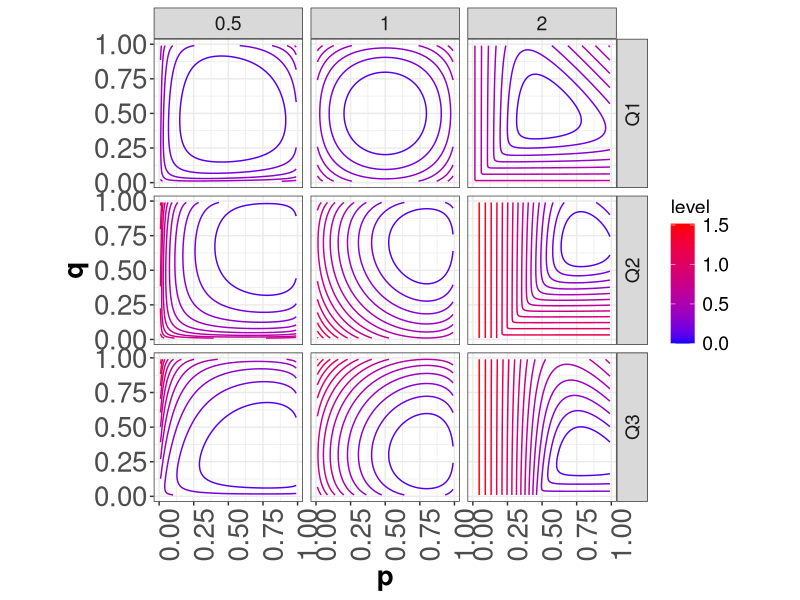
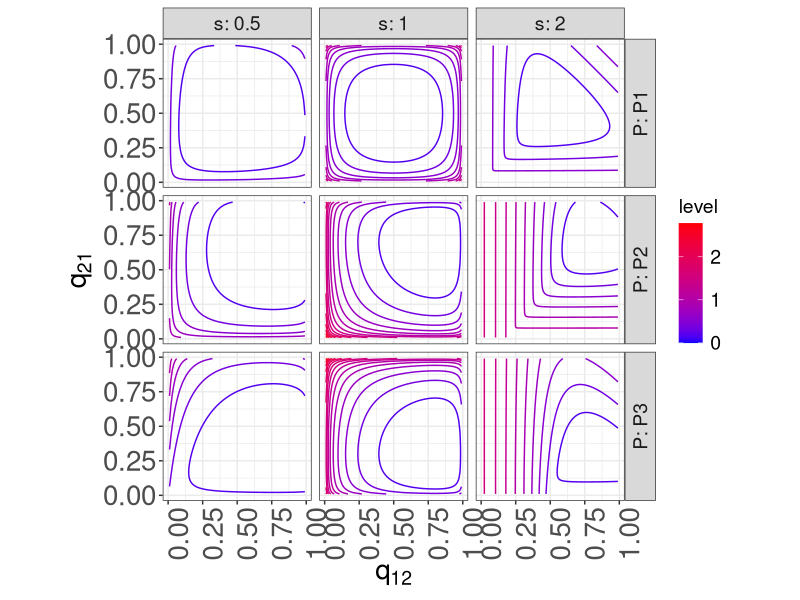

Source code (R) for these figures, in order:
#### Header ####

##Desc: Instructions for building the Rényi divergence rates database and plotting two-state Markov chains divergence rates.
##Date: 2019/12/16
##Author: Philippe Regnault (philippe.regnault(at)univ-reims.fr)

####Preamble####

#Defining transition matrices to be considered for the second transition matrix
 Q1 <- matrix(0.5, nrow = 2, ncol =2) #Uniform matrix
 Q2 <- matrix(c(0.2, 0.8, 0.7, 0.3), nrow = 2, byrow = TRUE)
 Q3 <- matrix(c(0.2, 0.8, 0.3, 0.7), nrow = 2, byrow = TRUE)

#KL divergence
kldiv <- function(p, q){
  return(sum(p*log(p/q)))
}

#stationary distribution
sta_dist <- function(p, q){
  res <- eigen(matrix(c(1-p, p, q, 1-q), nrow = 2, byrow = TRUE))$vectors[,1]
  res <- res/sum(res)
  return(res[1])
}


 
#Mixture matrix function
mixture_matrix <- function(P, Q, s){
 return(P^s*Q^(1-s))
}
 
 
 
####Creating Rényi divergence database####

#Discretizing the (0,1]*(0,1] square (non-diagonal coefficients of the transition matrix of first MC)
p <- round(seq(0.01, 0.99, by = 0.01),2)
q <- round(seq(0.01, 0.99, by = 0.01),2)
#A set of values for s
#s <- c(round(seq(0.1, 2, by = 0.1),1), 3:10, 20, 100)
s <- c(0.5, 1, 2)
#A set of values for the transition matric of thr second MC
#3 possiblities
Q <- c('Q1', 'Q2', 'Q3')
#Create a database with all possible 4-tuples of p, q, s and Q
expand.grid(p = p, q = q, s = s, Q = Q, stringsAsFactors = FALSE) -> renyi_div_database
#Processing computation of divergence rates
library('dplyr')
renyi_div_database %>%
  rowwise() %>%
  mutate(lambda = max(Re(eigen(mixture_matrix(matrix(c(1-p, p, q, 1-q), nrow = 2, byrow = TRUE), get(Q), s))$values)),
         sta_dist = sta_dist(p,q),
         div_rate = case_when(s != 1 ~log(lambda)/(s-1), 
                              TRUE ~ sum(c(sta_dist, 1-sta_dist)* apply(matrix(c(1-p, p, q, 1-q), nrow = 2, byrow = TRUE)*log (matrix(c(1-p, p, q, 1-q), nrow = 2, byrow = TRUE) / get(Q)), 1, sum )))
         ) -> renyi_div_database
#Checking database
head(renyi_div_database)
str(renyi_div_database)


####Plotting divergence rates####
library('ggplot2')
renyi_div_database %>% 
  ggplot(mapping = aes(x = p, y = q, z = div_rate)) +
  facet_grid(Q~s) +
  geom_contour(aes(colour = ..level..), bins = 20) +
  scale_color_gradient(low = "blue", high = "red") + 
  coord_fixed() +
  theme_bw() -> plot_div

setwd("/home/philippe/Documents/Conferences/20190706_IEEEISIT")
png(file = "renyi_div_2state.png", width = 960, height = 960)
par(cex = 3)
plot_div + theme(axis.text.y=element_text(size=20),
                 axis.text.x=element_text(size=20, angle = 90),
                 axis.title=element_text(size=20,face="bold"),
                 legend.text = element_text(size = 14),
                 legend.title = element_text(size = 14),
                 strip.text = element_text(size = 14),
                 strip.text.y = element_text(angle = 90))
dev.off()

#### The same, but representing the divergence as a function of the second stochastic matrix ####
P1 <- Q1
P2 <- Q2
P3 <- Q3
P <- c('P1', 'P2', 'P3')
#Create a database with all possible 4-tuples of p, q, s and Q
expand.grid(p = p, q = q, s = s, P = P, stringsAsFactors = FALSE) -> renyi_div_database

library('dplyr')
renyi_div_database %>%
  rowwise() %>%
  mutate(lambda = max(Re(eigen(mixture_matrix(matrix(c(1-p, p, q, 1-q), nrow = 2, byrow = TRUE), get(P),s))$values)),
         sta_dist = sta_dist(get(P)[1,2],get(P)[2,1]),
         div_rate = case_when(s != 1 ~log(lambda)/(s-1), 
                              TRUE ~ sum(c(sta_dist, 1-sta_dist)* apply(get(P)*log(get(P) / matrix(c(1-p, p, q, 1-q), nrow = 2, byrow = TRUE)), 1, sum )))
  ) -> renyi_div_database
#Checking database
head(renyi_div_database)
str(renyi_div_database)


library('ggplot2')
renyi_div_database %>% 
  ggplot(mapping = aes(x = p, y = q, z = div_rate)) +
  facet_grid(P~s,
             labeller = label_both) +
  geom_contour(aes(colour = ..level..), bins = 20) +
  scale_color_gradient(low = "blue", high = "red") + 
  coord_fixed() +
  theme_bw() -> plot_div


setwd("/home/philippe/Seafile/Conferences/20200621_IEEEISIT/Conference_paper/")
# png(file = "renyi_div_2state_ISIT2020.png", width = 960, height = 960)
pdf(file = "renyi_div_2state_ISIT2020.pdf", width = 10, height = 10)
par(cex = 3)
plot_div + 
  theme(axis.text.y=element_text(size=20),
                 axis.text.x=element_text(size=20, angle = 90),
                 axis.title=element_text(size=20,face="bold"),
                 legend.text = element_text(size = 14),
                 legend.title = element_text(size = 14),
                 strip.text = element_text(size = 14),
                 strip.text.y = element_text(angle = 90)) + 
  scale_x_continuous(name = expression(q[12])) + 
  scale_y_continuous(name = expression(q[21]))
dev.off()

